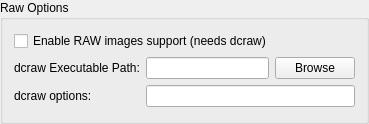
<?xml version="1.0" encoding="UTF-8"?>
<ui version="4.0">
 <class>RawGroupBoxView</class>
 <widget class="QGroupBox" name="RawGroupBoxView">
  <property name="geometry">
   <rect>
    <x>0</x>
    <y>0</y>
    <width>369</width>
    <height>124</height>
   </rect>
  </property>
  <property name="title">
   <string>Raw Options</string>
  </property>
  <layout class="QGridLayout" name="gridLayout_2">
   <item row="0" column="0" colspan="3">
    <widget class="QCheckBox" name="rawCheckBox">
     <property name="text">
      <string>Enable RAW images support (needs dcraw)</string>
     </property>
    </widget>
   </item>
   <item row="1" column="2">
    <widget class="QPushButton" name="dcrawPushButton">
     <property name="text">
      <string>Browse</string>
     </property>
    </widget>
   </item>
   <item row="1" column="0">
    <widget class="QLabel" name="label_9">
     <property name="text">
      <string>dcraw Executable Path:</string>
     </property>
    </widget>
   </item>
   <item row="2" column="0">
    <widget class="QLabel" name="label_10">
     <property name="text">
      <string>dcraw options:</string>
     </property>
    </widget>
   </item>
   <item row="1" column="1">
    <widget class="QLineEdit" name="dcrawLineEdit"/>
   </item>
   <item row="2" column="1" colspan="2">
    <widget class="QLineEdit" name="dcrawOptions"/>
   </item>
  </layout>
 </widget>
 <resources/>
 <connections/>
</ui>
